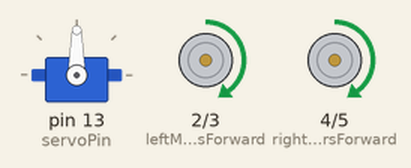
Simulated run of this program. Board: Arduino Uno, built with avr-gcc and run on an emulated ATmega328P. Parts: servo, motor-driver pin pairs drawn as motors (green arrow = first pin HIGH = forward, orange = second pin HIGH = backward, longer = more drive, scaled by the enable pin).

Above: at 0.5 s.
At 1.5 s:
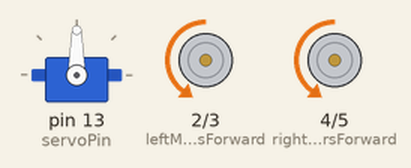
At 5.6 s:
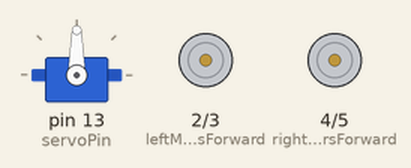
Timing chart, 0 to 7.1 s (numbered marks = the images above):
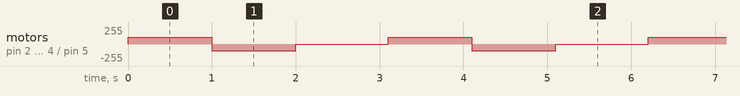

Measured:
- by itself, motor on pin 2 (leftMotorsForward) / pin 3 (leftMotorsBackward), motor on pin 4 (rightMotorsForward) / pin 5 (rightMotorsBackward): repeats every 3.1 s: backward 100/255 1.0 s, stopped 1.1 s, forward 100/255 1.0 s

The program:

main.cpp
```cpp
#include <Arduino.h>
#include <Servo.h>
#include <SoftwareSerial.h>

const int rxPin = 1;
const int txPin = 0;
const int trigPin = 12;
const int echoPin = 11;
long duration;
int distance;
int leftDistance;
int rightDistance;
const int leftMotorsForward = 2;
const int leftMotorsBackward = 3;
const int rightMotorsForward = 4;
const int rightMotorsBackward = 5;
const int leftMotorsSpeedPin = 10;
const int rightMotorsSpeedPin = 9;
const int servoPin = 13;
int leftMotorsSpeed = 100;  // 0-255
int rightMotorsSpeed = 100; // 0-255
Servo servo;

void setup()
{
  servo.attach(servoPin);
  pinMode(trigPin, OUTPUT);
  pinMode(echoPin, INPUT);
  pinMode(leftMotorsForward, OUTPUT);   // left motors  forward
  pinMode(leftMotorsBackward, OUTPUT);  // left motors reverse
  pinMode(rightMotorsForward, OUTPUT);  // right  motors forward
  pinMode(rightMotorsBackward, OUTPUT); // right motors reverse
  pinMode(leftMotorsSpeedPin, OUTPUT);  // left motors speed
  pinMode(rightMotorsSpeedPin, OUTPUT); // right motors speed
  Serial.begin(9600);

  analogWrite(leftMotorsSpeedPin, leftMotorsSpeed);   // left motors speed
  analogWrite(rightMotorsSpeedPin, rightMotorsSpeed); // right motors speed
}
void forward();
void reverse();
void stop();
void left();
void right();
// void distanceCheck();
// void slowDown();
// void speedUp();
// void lookLeft();
// void lookRight();

void loop()
{
  forward();
  delay(1000);
  stop();
  reverse();
  delay(1000);
  stop();
  delay(1000);

  // distanceCheck();
  // if (distance > 75)
  // {
  //   printf("distance>75");
  //   forward();
  //   speedUp();
  // }
  // else
  // {
  //   Serial.print("distance<75");
  //   slowDown();
  //   lookRight();
  //   delay(1000);
  //   distanceCheck();
  //   rightDistance = distance;
  //   lookLeft();
  //   delay(1000);
  //   distanceCheck();
  //   leftDistance = distance;
  //   if (leftDistance > rightDistance)
  //   {
  //     Serial.print("leftDistance>rightDistance");
  //     stop();
  //     left();
  //     delay(1000);
  //     stop();
  //     distanceCheck();
  //   }
  //   else
  //   {
  //     Serial.print("leftDistance<rightDistance");
  //     stop();
  //     right();
  //     delay(1000);
  //     stop();
  //     distanceCheck();
  //   }
  // }
  delay(100);
}

// void speedUp()
// {
//   if (leftMotorsSpeed < 100 && rightMotorsSpeed < 100)
//     for (int i = 0; i < 4; i++)
//     {
//       leftMotorsSpeed += 10;
//       rightMotorsSpeed += 10;
//     }
// }

// void slowDown()
// {
//   if (leftMotorsSpeed > 50 && rightMotorsSpeed > 50)
//     for (int i = 0; i < 5; i++)
//     {
//       leftMotorsSpeed -= 10;
//       rightMotorsSpeed -= 10;
//     }
// }

// void lookLeft()
// {
//   servo.write(15);
// }

// void lookRight()
// {
//   servo.write(165);
// }

void forward()
{
  digitalWrite(leftMotorsForward, HIGH);
  digitalWrite(rightMotorsForward, HIGH);
}
void reverse()
{
  digitalWrite(leftMotorsBackward, HIGH);
  digitalWrite(rightMotorsBackward, HIGH);
}
void stop()
{
  digitalWrite(leftMotorsBackward, LOW);
  digitalWrite(rightMotorsBackward, LOW);
  digitalWrite(leftMotorsForward, LOW);
  digitalWrite(rightMotorsForward, LOW);
}
void left()
{
  digitalWrite(leftMotorsBackward, HIGH);
  digitalWrite(rightMotorsForward, HIGH);
}
void right()
{
  digitalWrite(leftMotorsForward, HIGH);
  digitalWrite(rightMotorsBackward, HIGH);
}

// void distanceCheck()
// {
//   digitalWrite(trigPin, LOW);
//   delayMicroseconds(2);
//   digitalWrite(trigPin, HIGH);
//   delayMicroseconds(10);
//   digitalWrite(trigPin, LOW);
//   duration = pulseIn(echoPin, HIGH);
//   distance = duration * 0.034 / 2;
//   Serial.print("Distance: ");
//   Serial.println(distance);
// }
```
